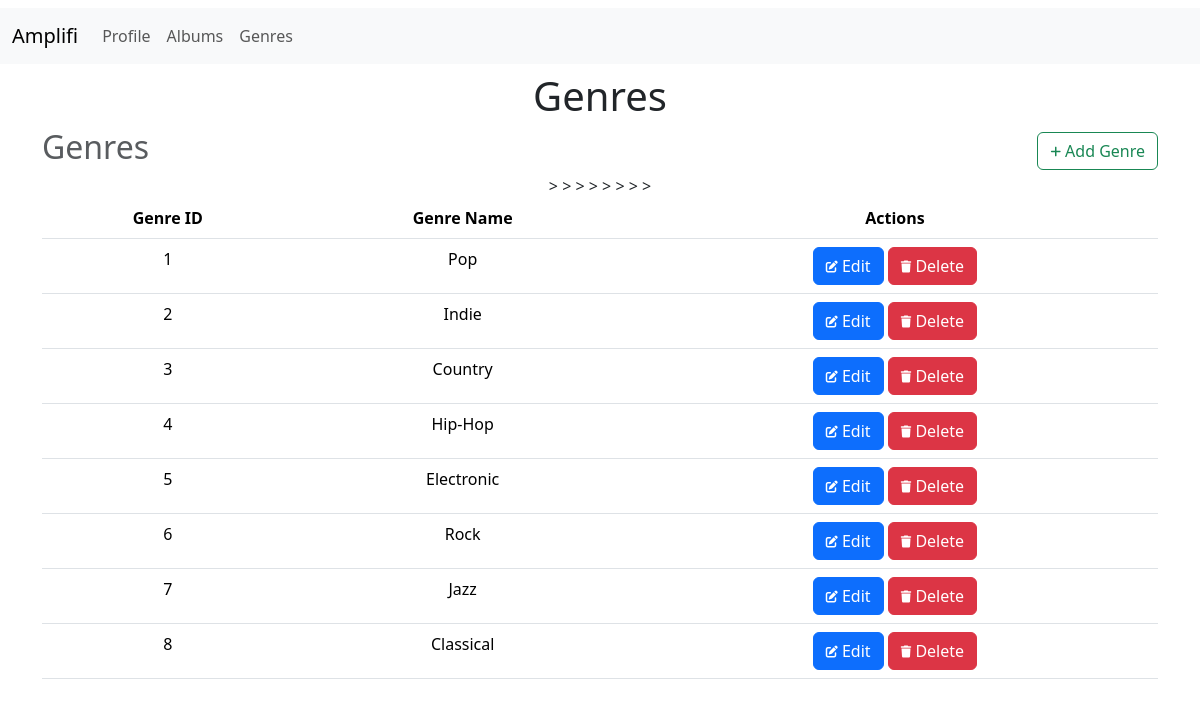
/genres (signed in), run on the app's committed database.
### app.py (models this page shows)
class Genre(db.Model):
  __tablename__ = 'genre'
  id = db.Column(db.Integer, primary_key=True)
  genrename = db.Column(db.String(50), nullable=False)
  albums = db.relationship('Album', backref='genre', lazy=True)

### app.py (the view)
@app.route('/genres')
@admin_required
def genres_page():
    return render_template('genres.html', user=User.query.get(session['user_id']), users=User.query.all(), songs=Song.query.all(), albums=Album.query.all(), genres=Genre.query.all())

### app.py (called while the page is built)
def admin_required(func):
  @wraps(func)
  def inner(*args, **kwargs):
    if 'user_id' not in session:
      flash('You need to login first.')
      return redirect (url_for('login_page'))
    user = User.query.get(session['user_id'])
    if not user.isadmin:
      flash('You are not authorised to view this page.')
      return redirect(url_for('index_page'))
    return func(*args, **kwargs)
  return inner

### templates/genres.html (shortened to what this page needs)
{% extends 'layout.html' %}
	{% block content %}
		<h1>Genres</h1>
		<div class='heading'>
			<h2 class='text-muted'>Genres</h2>
			<a class='btn btn-outline-success' href="{{url_for('add_genre_page')}}">
				<i class='fas fa-plus fa-xs'></i>
				Add Genre
			</a>
		</div>
		<table class="table">
			<thead>
				<tr>
					<th>Genre ID</th>
					<th>Genre Name</th>
					<th>Actions</th>
				</tr>
			</thead>
			<tbody>
				{% for genre in genres %}
				<tr>
					<td>{{genre.id}}</td>
					<td>{{genre.genrename}}</td>>
					<td>
						<a class="btn btn-primary" href="{{url_for('edit_genre_page', id=genre.id)}}">
							<i class="fas fa-edit fa-xs"></i>
							Edit
						</a>
						<a class="btn btn-danger" href="{{url_for('delete_genre_page', id=genre.id)}}">
							<i class="fas fa-trash fa-xs"></i>
							Delete
						</a>
					</td>
				</tr>
				{% endfor %}
			</tbody>
		</table>
	{% endblock %}

### templates/genres.html (style rules this page uses)
.heading { display:flex; justify-content: space-between; align-items: center; }
h1 { text-align: center; }

### data on the page
Genre: id "1", genrename "Pop"
Genre: id "2", genrename "Indie"
Genre: id "3", genrename "Country"
Genre: id "4", genrename "Hip-Hop"
Genre: id "5", genrename "Electronic"
Genre: id "6", genrename "Rock"
Genre: id "7", genrename "Jazz"
Genre: id "8", genrename "Classical"
